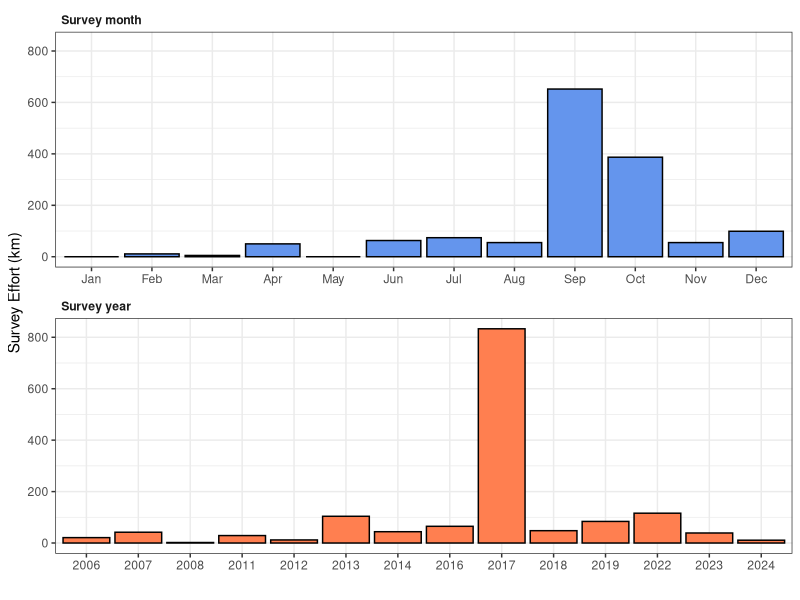

This figure's R source:
## figure to remake the bird plot -- effort by time within the ESI

#load libraries ---
library(tidyverse)

#load data
combo_df <- read.csv("data/Birds/combo_data.csv")%>%
            mutate(date=factor(date,levels=date))

p1 <- ggplot(combo_df, aes(x = date, y = effort,fill=type)) +
  geom_bar(stat = "identity", col = "black") +
  theme_bw() +
  facet_wrap(~type, scales = "free_x", nrow = 2, 
             labeller = as_labeller(c(month = "Survey month", year = "Survey year"))) +
  theme(strip.background = element_blank(),
        strip.text = element_text(hjust = 0, face = "bold"),
        legend.position="none") +  # Align left and bold
  labs(y = "Survey Effort (km)", x = "")+
  scale_fill_manual(values=c("cornflowerblue","coral"))

ggsave("output/ESI_2025_CSAS/bird_sampling_effort.png",p1,height=6,width=6,units="in",dpi=600)
